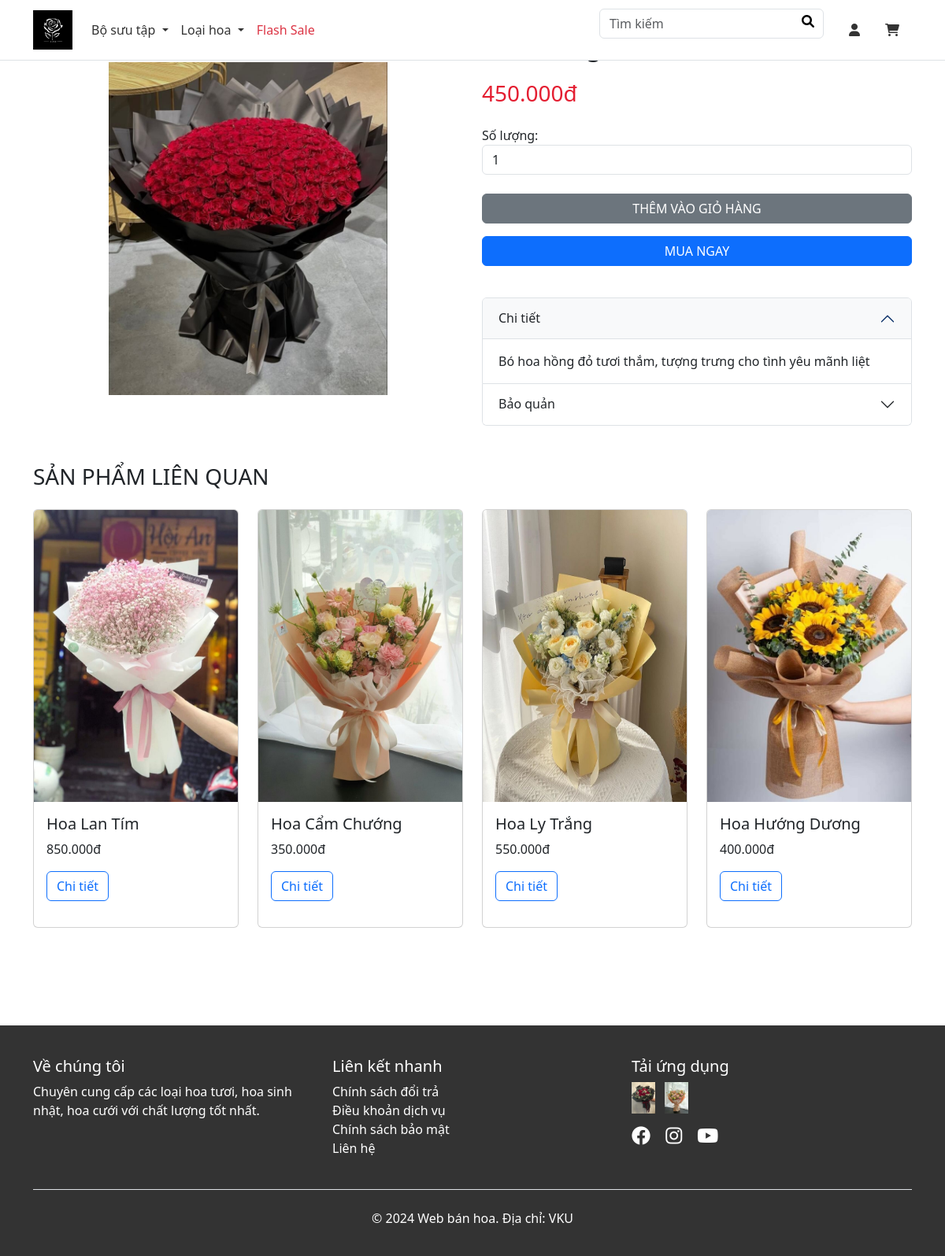
The page /product.php?id=4 on the database its author committed.
### tables this page shows
CREATE TABLE `products` (
  `id` int NOT NULL,
  `category_id` int DEFAULT NULL,
  `name` varchar(255) NOT NULL,
  `description` text,
  `price` decimal(10,2) NOT NULL,
  `image_url` varchar(255) DEFAULT NULL,
  `stock` int DEFAULT '0',
  `created_at` timestamp NULL DEFAULT CURRENT_TIMESTAMP
);

### product.php (the view, shortened to what this page needs)
<?php
require_once 'cart_functions.php';
$pdo = require 'database.php';
include './layout/header.php'; ?>
<main class="container">
    <nav aria-label="breadcrumb">
        <ol class="breadcrumb">
            <li class="breadcrumb-item"><a href="./">Trang chủ</a></li>
            <li class="breadcrumb-item"><a href="./cartegory.php">Danh sách sản phẩm</a></li>
            <li class="breadcrumb-item active" aria-current="page">Chi tiết sản phẩm</li>
        </ol>
    </nav>
    <?php
    $product_id = isset($_GET['id']) ? intval($_GET['id']) : 0;
    try {
        $stmt = $pdo->prepare("SELECT `id`, `category_id`, `name`, `description`, `price`, `image_url`, `stock`, `created_at`
                              FROM `products` WHERE id = ?");
        $stmt->execute([$product_id]);
        $product = $stmt->fetch(PDO::FETCH_ASSOC);
    } catch (PDOException $e) {
        echo "Error: " . $e->getMessage();
        exit;
    }
    ?>
    <div class="row">
        <div class="col-md-6 d-flex justify-content-center align-items-center">
            <img src="<?php echo htmlspecialchars($product['image_url']); ?>" class="img-fluid" style="width: 65%;" alt="<?php echo htmlspecialchars($product['name']); ?>">
        </div>
        <div class="col-md-6">
            <h1 class="h2 mb-4"><?php echo htmlspecialchars($product['name']); ?></h1>
            <div class="price-tag mb-4">
                <span class="h3"><?php echo number_format($product['price'], 0, ',', '.'); ?>đ</span>
            </div>
            <form id="purchase-form" class="mb-4">
                <div class="form-group mb-4">
                    <label for="quantity">Số lượng:</label>
                    <input type="number" class="form-control" id="quantity" name="quantity" min="1" max="<?php echo $product['stock']; ?>" value="1" required>
                </div>
                <button type="button" onclick="addToCart(<?php echo $product['id']; ?>)" class="btn btn-secondary mb-3 w-100">THÊM VÀO GIỎ HÀNG</button>
                <a href="checkout.php?id=<?php echo $product['id']; ?>&quantity=" onclick="this.href += document.getElementById('quantity').value" class="btn btn-primary mb-3 w-100">MUA NGAY</a>
            </form>
            <div class="accordion" id="productAccordion">
                <div class="accordion-item">
                    <h2 class="accordion-header">
                        <button class="accordion-button" type="button" data-bs-toggle="collapse" data-bs-target="#collapseDetails">
                            Chi tiết
                        </button>
                    </h2>
                    <div id="collapseDetails" class="accordion-collapse collapse show" data-bs-parent="#productAccordion">
                        <div class="accordion-body">
                            <?php echo nl2br(htmlspecialchars($product['description'])); ?>
                        </div>
                    </div>
                </div>
                <div class="accordion-item">
                    <h2 class="accordion-header">
                        <button class="accordion-button collapsed" type="button" data-bs-toggle="collapse" data-bs-target="#collapseStorage">
                            Bảo quản
                        </button>
                    </h2>
                </div>
            </div>
        </div>
    </div>
    <div class="related-products mt-5">
        <h3 class="mb-4">SẢN PHẨM LIÊN QUAN</h3>
        <div class="row">
            <?php
            try {
                $stmt = $pdo->prepare("SELECT `id`, `name`, `price`, `image_url` FROM `products`
                                     WHERE category_id = ? AND id != ? LIMIT 4");
                $stmt->execute([$product['category_id'], $product_id]);
                while ($related = $stmt->fetch(PDO::FETCH_ASSOC)) {
            ?>
                    <div class="col-md-3 col-6 mb-4">
                        <div class="card h-100">
                            <img style="height: 70%;" src="<?php echo htmlspecialchars($related['image_url']); ?>" class="card-img-top" alt="<?php echo htmlspecialchars($related['name']); ?>">
                            <div class="card-body">
                                <h5 class="card-title"><?php echo htmlspecialchars($related['name']); ?></h5>
                                <p class="card-text"><?php echo number_format($related['price'], 0, ',', '.'); ?>đ</p>
                                <a href="product.php?id=<?php echo $related['id']; ?>" class="btn btn-outline-primary">Chi tiết</a>
                            </div>
                        </div>
                    </div>
            <?php
                }
            } catch (PDOException $e) {
                echo "Error: " . $e->getMessage();
            }
            ?>
        </div>
    </div>
</main>
<?php include './layout/footer.php'; ?>

### product.php (style rules this page uses)
.price-tag { color: #e41e31; font-weight: bold; }
.card { transition: transform 0.2s; }
.accordion-button:not(.collapsed) { background-color: #f8f9fa; color: #212529; }

### rows shown on the page
products: image_url (picture), price "450.000", description "Bó hoa hồng đỏ tươi thắm, tượng trưng cho tình yêu mãnh liệt"
products: image_url (picture), name "Hoa Lan Tím", price "850.000"
products: image_url (picture), name "Hoa Cẩm Chướng", price "350.000"
products: image_url (picture), name "Hoa Ly Trắng", price "550.000"
products: image_url (picture), name "Hoa Hướng Dương", price "400.000"
